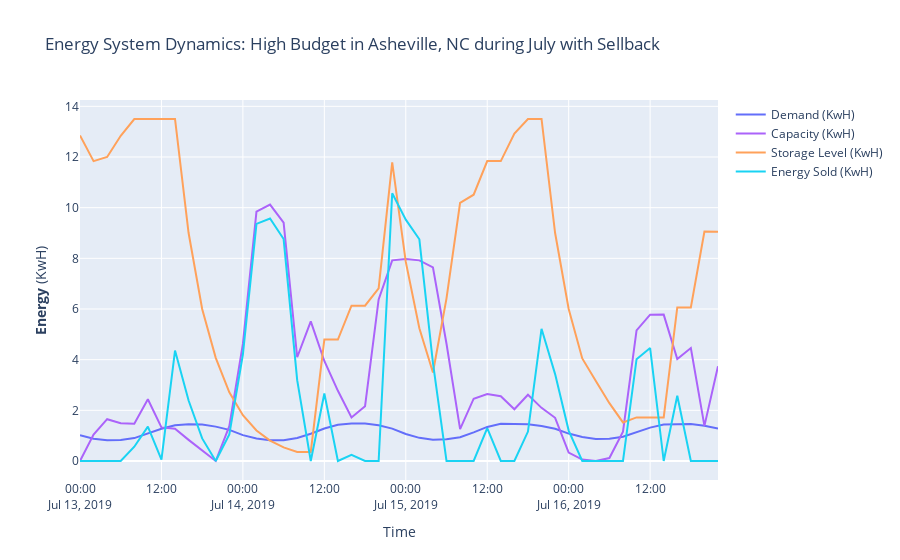

Write notebook code for a chart like this one.
### Markdown cell above
Our model enables the user to select whether to allow a grid connection. If the user chooses to allow connection to the grid, the model defaults to net-metering. In the chart above, energy stored increases during periods of high capacity and depletes again when demand exceeds the capacity available from the wind and solar products. In some cases, grid usage may still be required in sustained high demand periods.

### Code cell
ys = ['demand', 'storage_level', 'capacity', 'energy_sold']
ogo.plot(ys, 'July', [13, 14, 15, 16], 'Asheville, NC', budget='High', sellback=True)
